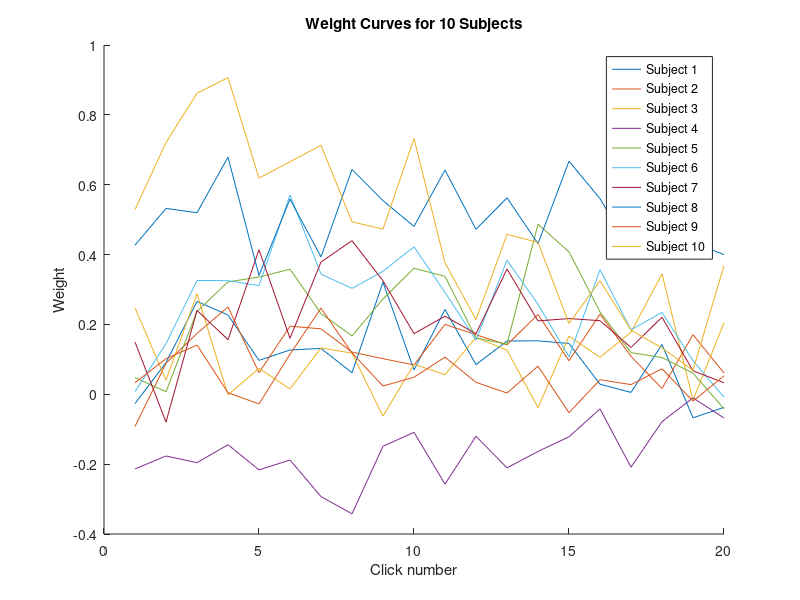
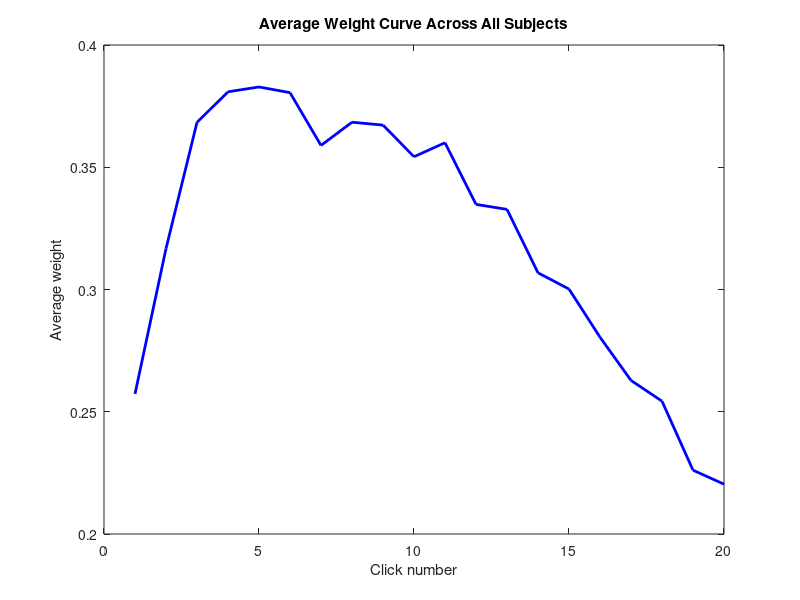

MATLAB code for these plots, in order:
% Load the data
clear;
load clicks;

% Number of subjects
num_subjects = length(sub);

% Initialize variable to store all weights (beta)
beta_all = [];

% Fit perceptron model for each subject
for sn = 1:num_subjects
    % Ensure the data is not empty
    if isempty(sub(sn).clicks) || isempty(sub(sn).choice)
        warning(['Subject ' num2str(sn) ' has empty data. Skipping.']);
        continue;
    end
    
    % Fit logistic regression using glmfit
    try
        beta = glmfit(sub(sn).clicks, sub(sn).choice, 'binomial', 'constant', 'off');
        beta_all = [beta_all; beta']; % Append weights for this subject
    catch ME
        warning(['Error fitting subject ' num2str(sn) ': ' ME.message]);
    end
end

% Check if beta_all is populated
if isempty(beta_all)
    error('No valid beta values computed. Check data formatting.');
end

% Plot weight curves for 10 subjects
figure(1); clf;
hold on;
for sn = 1:min(10, size(beta_all, 1))
    plot(beta_all(sn, :), 'DisplayName', ['Subject ' num2str(sn)]);
end
xlabel('Click number');
ylabel('Weight');
title('Weight Curves for 10 Subjects');
legend;
hold off;

% Compute the average weight curve across all subjects
average_beta = mean(beta_all, 1);

% Plot the average weight curve
figure(2); clf;
plot(average_beta, 'b', 'LineWidth', 2);
xlabel('Click number');
ylabel('Average weight');
title('Average Weight Curve Across All Subjects');
